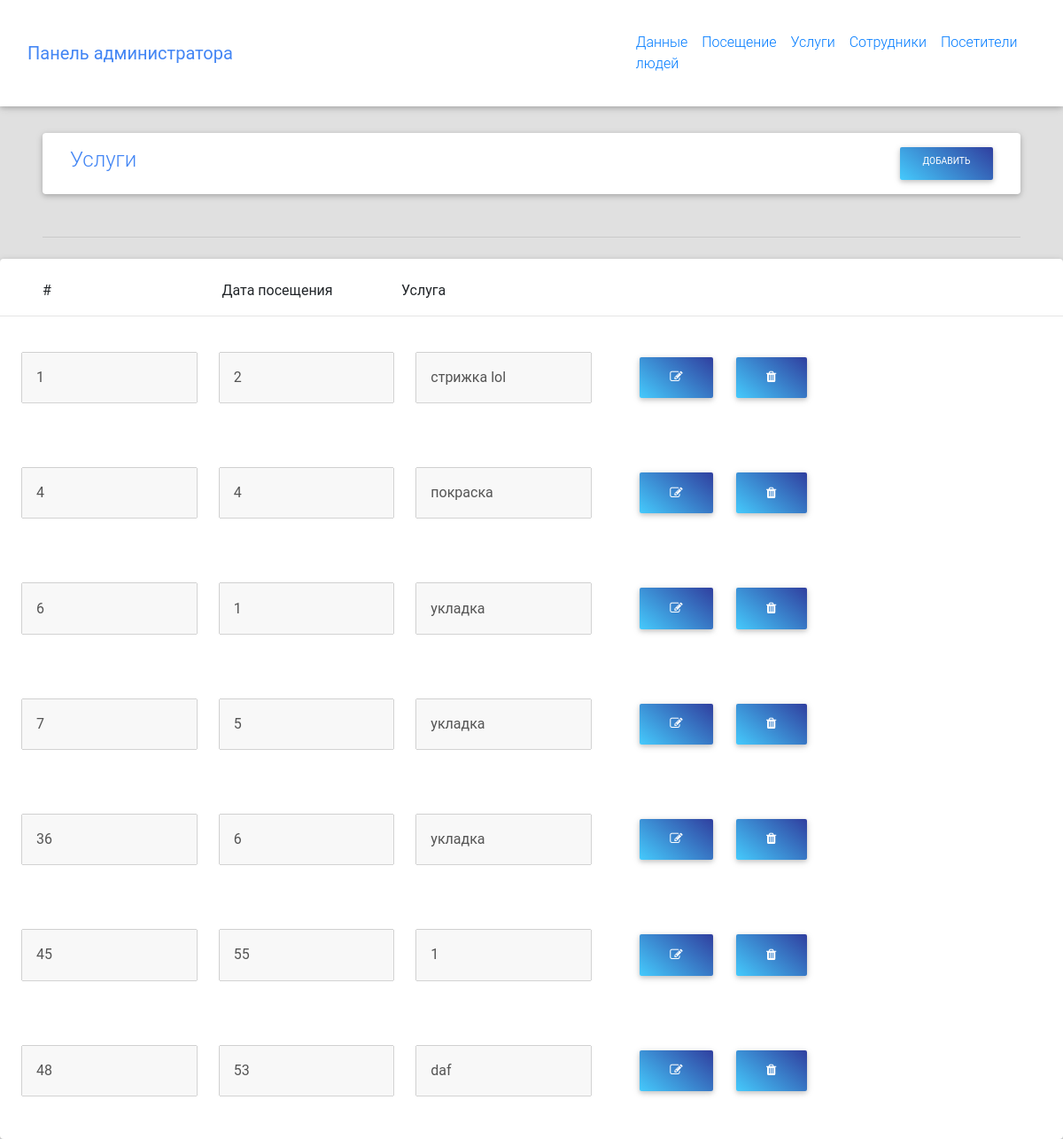
/services.php, run on the app's committed database.
### tables this page shows
CREATE TABLE `services` (
  `id_services` int(11) NOT NULL,
  `services_date_visit_id` int(11) NOT NULL,
  `services` text NOT NULL
);

### php/dbClass.php (called while the page is built, shortened)
<?php
class DBConnection
{
	protected $conn;
	protected $defaults = [
		'host' => 'localhost',
		'user' => 'root',
		'pass' => '',
		'db' => 'barbershop',
		'charset' => 'utf8',
	];
	public function __construct()
	{
		$opt = [];
		$opt = array_merge($this->defaults, $opt);
		$this->conn = new mysqli($opt['host'], $opt['user'], $opt['pass'], $opt['db']);
		$this->conn->set_charset($opt['charset']);
	}
	public function makeUnpreparedQuery($myQuery)
	{
		$q=$this->conn->query($myQuery);
		if($q) return $q;
		else return null;
	}
	public function fetch($result)
	{
 		return  $result->fetch_all($mode  = self::FETCH_MODE);
	}
}

### services.php (the view, shortened to what this page needs)
<?php
	include "index.php";
?>
	<div id="services" class="card mr-5 ml-5 mb-5" style="margin-top: 150px">
		<div class=" max-lg-5">
			<div class="container-fluid pt-3">
				<div class="d-flex justify-content-end border=buttom border-primary pb-3">
					<h4 class="mr-auto text-primary pl-3">Услуги</h4>
					<buttom class="btn blue-gradient btn-sm my-0 p w-0 mr-3 btn_creat">Добавить</buttom>
				</div>
			</div>
		</div>
	</div>
	<hr class="hr ml-5 mr-5 mb-4 blue-gradient ">
	<div id="person" class="card">
		<div class="row  mr-0 pt-4">
			<div class="item ml-5 col-md-2">#</div>
			<div class="item col-md-2">Дата посещения</div>
			<div class="item col-md-2">Услуга</div>
		</div>
		<hr>
			<?php
                  $query = "SELECT * FROM services";
                  $queryResult = $connect->makeUnpreparedQuery($query);
                  $data = $connect->fetch($queryResult);
                  for($i = 0, $count = sizeof($data); $i < $count; $i++)
                  {
                  	echo "
                  	<div class='row person input pt-4 pb-5 mr-0 ml-2'>
						<input class='item col-md-2 ml-3 id_id' type='text' placeholder='#' value='{$data[$i]['id_services']}'>
						<input class='item col-md-2 ml-4 ' type='text' placeholder='' value='{$data[$i]['services_date_visit_id']}'>
						<input class='item col-md-2 ml-4 ' type='text' placeholder='Услуга' value='{$data[$i]['services']}'>
						<div class='row ml-5 int'>
							<div class='show'>
								<button class='btn_change_edit border-primary blue-gradient btn ty'>
									<i class='fa fa-edit'></i>
								</button>
								<button class='btn_delate ml-3 border-primary blue-gradient btn ty'>
									<i class='fa fa-trash'></i>
								</button>
							</div>
							<div class='hide'>
								<button class='btn_change_check border-primary blue-gradient btn ty'>
									<i class='fa fa-check'></i>
								</button>
								<button class='btn_delate_close ml-3 border-primary blue-gradient btn ty'>
									<i class='fa fa-close'></i>
								</button>
							</div>
						</div>
					</div>
                  	";
                  }
                 ?>
	</div>
<?php
	include "footer.php";
?>

### css/style.css (style rules this page uses)
body { color:#000; }

### data on the page
services: id_services "1", services_date_visit "2", services "стрижка lol"
services: id_services "4", services_date_visit "4", services "покраска"
services: id_services "6", services_date_visit "1", services "укладка"
services: id_services "7", services_date_visit "5", services "укладка"
services: id_services "36", services_date_visit "6", services "укладка"
services: id_services "45", services_date_visit "55", services "1"
services: id_services "48", services_date_visit "53", services "daf"
